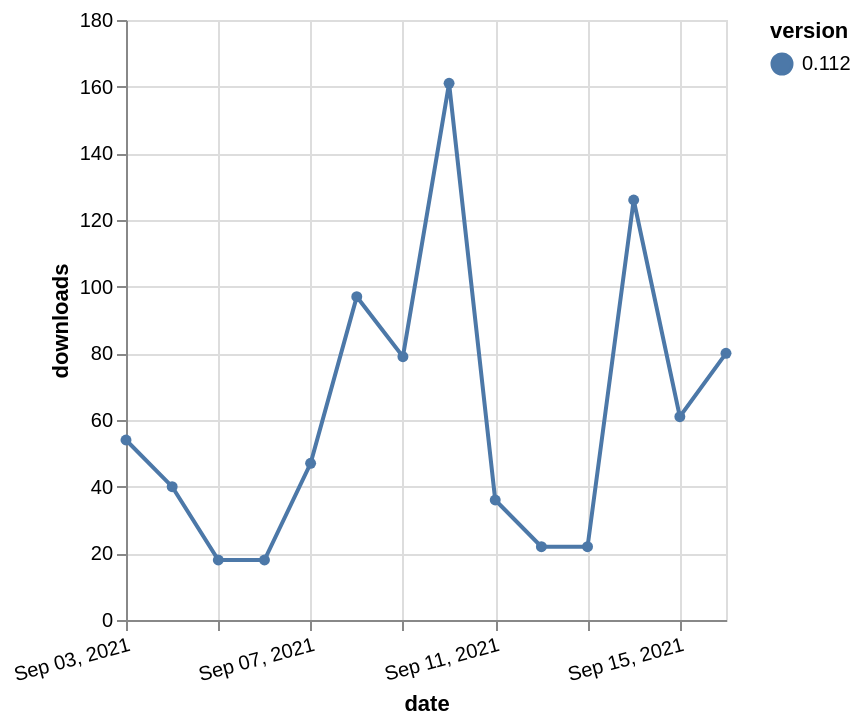

Write a Vega-Lite specification for this figure.
### Vega-Lite specification from a JSON file in a GitHub repository (floating-point values rounded to 4 significant figures)
{"$schema": "https://vega.github.io/schema/vega-lite/v5.json", "description": "A simple bar chart with embedded data.", "data": {"values": [{"date": "2021-09-03", "total": 81755, "delta": 54, "version": "0.112"}, {"date": "2021-09-04", "total": 81795, "delta": 40, "version": "0.112"}, {"date": "2021-09-05", "total": 81813, "delta": 18, "version": "0.112"}, {"date": "2021-09-06", "total": 81831, "delta": 18, "version": "0.112"}, {"date": "2021-09-07", "total": 81878, "delta": 47, "version": "0.112"}, {"date": "2021-09-08", "total": 81975, "delta": 97, "version": "0.112"}, {"date": "2021-09-09", "total": 82054, "delta": 79, "version": "0.112"}, {"date": "2021-09-10", "total": 82215, "delta": 161, "version": "0.112"}, {"date": "2021-09-11", "total": 82251, "delta": 36, "version": "0.112"}, {"date": "2021-09-12", "total": 82273, "delta": 22, "version": "0.112"}, {"date": "2021-09-13", "total": 82295, "delta": 22, "version": "0.112"}, {"date": "2021-09-14", "total": 82421, "delta": 126, "version": "0.112"}, {"date": "2021-09-15", "total": 82482, "delta": 61, "version": "0.112"}, {"date": "2021-09-16", "total": 82562, "delta": 80, "version": "0.112"}]}, "width": "container", "mark": {"type": "line", "point": {"filled": true}}, "encoding": {"x": {"field": "date", "type": "temporal", "timeUnit": "yearmonthdate", "title": "date", "axis": {"labelAngle": -15}}, "y": {"field": "delta", "type": "quantitative", "title": "downloads"}, "color": {"field": "version", "type": "nominal"}, "tooltip": {"field": "delta"}}}
